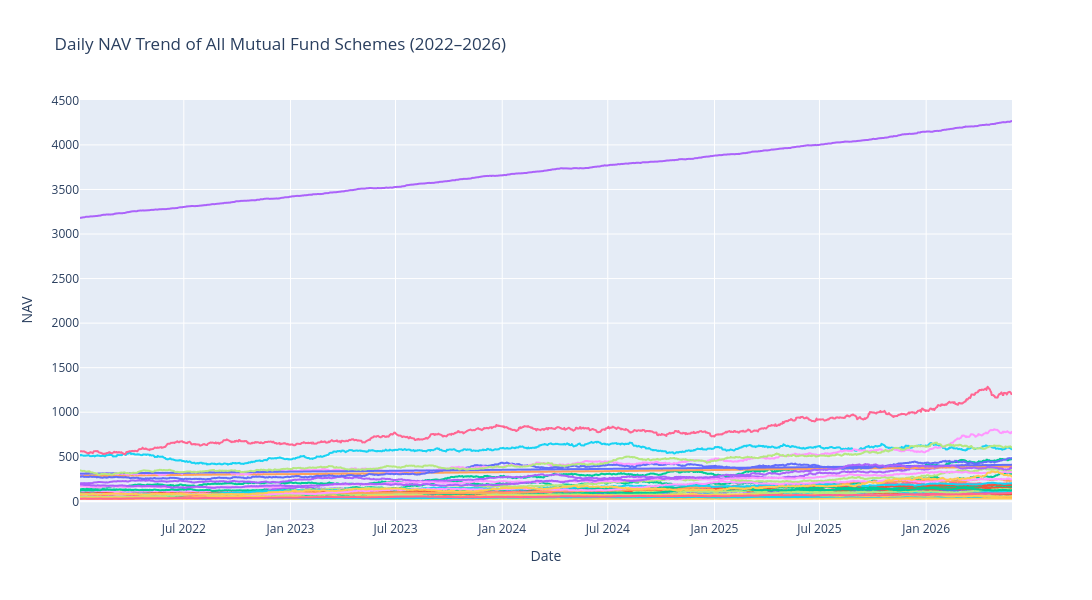

The notebook cell this image was saved under:
### Code cell
# Convert date column to datetime
nav["date"] = pd.to_datetime(nav["date"])

# Plot NAV trend for all schemes
fig = px.line(
    nav,
    x="date",
    y="nav",
    color="amfi_code",
    title="Daily NAV Trend of All Mutual Fund Schemes (2022–2026)"
)

fig.update_layout(
    width=1200,
    height=600,
    xaxis_title="Date",
    yaxis_title="NAV",
    showlegend=False
)

fig.show()

### Figure 1 — Plotly figure (JSON) as saved in the notebook; plotly's stock layout.template omitted (floating-point values rounded to 4 significant figures; data arrays with more than 128 entries replaced by an {"elided": "..."} marker saying what was removed)
{"data": [{"hovertemplate": "amfi_code=119551<br>date=%{x}<br>nav=%{y}<extra></extra>", "legendgroup": "119551", "line": {"color": "#636efa", "dash": "solid"}, "marker": {"symbol": "circle"}, "mode": "lines", "name": "119551", "showlegend": true, "type": "scattergl", "x": {"elided": "1150 str values"}, "xaxis": "x", "y": {"elided": "1150 float values"}, "yaxis": "y"}, {"hovertemplate": "amfi_code=119552<br>date=%{x}<br>nav=%{y}<extra></extra>", "legendgroup": "119552", "line": {"color": "#EF553B", "dash": "solid"}, "marker": {"symbol": "circle"}, "mode": "lines", "name": "119552", "showlegend": true, "type": "scattergl", "x": {"elided": "1150 str values"}, "xaxis": "x", "y": {"elided": "1150 float values"}, "yaxis": "y"}, {"hovertemplate": "amfi_code=119598<br>date=%{x}<br>nav=%{y}<extra></extra>", "legendgroup": "119598", "line": {"color": "#00cc96", "dash": "solid"}, "marker": {"symbol": "circle"}, "mode": "lines", "name": "119598", "showlegend": true, "type": "scattergl", "x": {"elided": "1150 str values"}, "xaxis": "x", "y": {"elided": "1150 float values"}, "yaxis": "y"}, {"hovertemplate": "amfi_code=119599<br>date=%{x}<br>nav=%{y}<extra></extra>", "legendgroup": "119599", "line": {"color": "#ab63fa", "dash": "solid"}, "marker": {"symbol": "circle"}, "mode": "lines", "name": "119599", "showlegend": true, "type": "scattergl", "x": {"elided": "1150 str values"}, "xaxis": "x", "y": {"elided": "1150 float values"}, "yaxis": "y"}, {"hovertemplate": "amfi_code=119120<br>date=%{x}<br>nav=%{y}<extra></extra>", "legendgroup": "119120", "line": {"color": "#FFA15A", "dash": "solid"}, "marker": {"symbol": "circle"}, "mode": "lines", "name": "119120", "showlegend": true, "type": "scattergl", "x": {"elided": "1150 str values"}, "xaxis": "x", "y": {"elided": "1150 float values"}, "yaxis": "y"}, {"hovertemplate": "amfi_code=100016<br>date=%{x}<br>nav=%{y}<extra></extra>", "legendgroup": "100016", "line": {"color": "#19d3f3", "dash": "solid"}, "marker": {"symbol": "circle"}, "mode": "lines", "name": "100016", "showlegend": true, "type": "scattergl", "x": {"elided": "1150 str values"}, "xaxis": "x", "y": {"elided": "1150 float values"}, "yaxis": "y"}, {"hovertemplate": "amfi_code=125497<br>date=%{x}<br>nav=%{y}<extra></extra>", "legendgroup": "125497", "line": {"color": "#FF6692", "dash": "solid"}, "marker": {"symbol": "circle"}, "mode": "lines", "name": "125497", "showlegend": true, "type": "scattergl", "x": {"elided": "1150 str values"}, "xaxis": "x", "y": {"elided": "1150 float values"}, "yaxis": "y"}, {"hovertemplate": "amfi_code=100033<br>date=%{x}<br>nav=%{y}<extra></extra>", "legendgroup": "100033", "line": {"color": "#B6E880", "dash": "solid"}, "marker": {"symbol": "circle"}, "mode": "lines", "name": "100033", "showlegend": true, "type": "scattergl", "x": {"elided": "1150 str values"}, "xaxis": "x", "y": {"elided": "1150 float values"}, "yaxis": "y"}, {"hovertemplate": "amfi_code=125498<br>date=%{x}<br>nav=%{y}<extra></extra>", "legendgroup": "125498", "line": {"color": "#FF97FF", "dash": "solid"}, "marker": {"symbol": "circle"}, "mode": "lines", "name": "125498", "showlegend": true, "type": "scattergl", "x": {"elided": "1150 str values"}, "xaxis": "x", "y": {"elided": "1150 float values"}, "yaxis": "y"}, {"hovertemplate": "amfi_code=100025<br>date=%{x}<br>nav=%{y}<extra></extra>", "legendgroup": "100025", "line": {"color": "#FECB52", "dash": "solid"}, "marker": {"symbol": "circle"}, "mode": "lines", "name": "100025", "showlegend": true, "type": "scattergl", "x": {"elided": "1150 str values"}, "xaxis": "x", "y": {"elided": "1150 float values"}, "yaxis": "y"}, {"hovertemplate": "amfi_code=120503<br>date=%{x}<br>nav=%{y}<extra></extra>", "legendgroup": "120503", "line": {"color": "#636efa", "dash": "solid"}, "marker": {"symbol": "circle"}, "mode": "lines", "name": "120503", "showlegend": true, "type": "scattergl", "x": {"elided": "1150 str values"}, "xaxis": "x", "y": {"elided": "1150 float values"}, "yaxis": "y"}, {"hovertemplate": "amfi_code=120504<br>date=%{x}<br>nav=%{y}<extra></extra>", "legendgroup": "120504", "line": {"color": "#EF553B", "dash": "solid"}, "marker": {"symbol": "circle"}, "mode": "lines", "name": "120504", "showlegend": true, "type": "scattergl", "x": {"elided": "1150 str values"}, "xaxis": "x", "y": {"elided": "1150 float values"}, "yaxis": "y"}, {"hovertemplate": "amfi_code=120505<br>date=%{x}<br>nav=%{y}<extra></extra>", "legendgroup": "120505", "line": {"color": "#00cc96", "dash": "solid"}, "marker": {"symbol": "circle"}, "mode": "lines", "name": "120505", "showlegend": true, "type": "scattergl", "x": {"elided": "1150 str values"}, "xaxis": "x", "y": {"elided": "1150 float values"}, "yaxis": "y"}, {"hovertemplate": "amfi_code=120506<br>date=%{x}<br>nav=%{y}<extra></extra>", "legendgroup": "120506", "line": {"color": "#ab63fa", "dash": "solid"}, "marker": {"symbol": "circle"}, "mode": "lines", "name": "120506", "showlegend": true, "type": "scattergl", "x": {"elided": "1150 str values"}, "xaxis": "x", "y": {"elided": "1150 float values"}, "yaxis": "y"}, {"hovertemplate": "amfi_code=120507<br>date=%{x}<br>nav=%{y}<extra></extra>", "legendgroup": "120507", "line": {"color": "#FFA15A", "dash": "solid"}, "marker": {"symbol": "circle"}, "mode": "lines", "name": "120507", "showlegend": true, "type": "scattergl", "x": {"elided": "1150 str values"}, "xaxis": "x", "y": {"elided": "1150 float values"}, "yaxis": "y"}, {"hovertemplate": "amfi_code=118632<br>date=%{x}<br>nav=%{y}<extra></extra>", "legendgroup": "118632", "line": {"color": "#19d3f3", "dash": "solid"}, "marker": {"symbol": "circle"}, "mode": "lines", "name": "118632", "showlegend": true, "type": "scattergl", "x": {"elided": "1150 str values"}, "xaxis": "x", "y": {"elided": "1150 float values"}, "yaxis": "y"}, {"hovertemplate": "amfi_code=118633<br>date=%{x}<br>nav=%{y}<extra></extra>", "legendgroup": "118633", "line": {"color": "#FF6692", "dash": "solid"}, "marker": {"symbol": "circle"}, "mode": "lines", "name": "118633", "showlegend": true, "type": "scattergl", "x": {"elided": "1150 str values"}, "xaxis": "x", "y": {"elided": "1150 float values"}, "yaxis": "y"}, {"hovertemplate": "amfi_code=118634<br>date=%{x}<br>nav=%{y}<extra></extra>", "legendgroup": "118634", "line": {"color": "#B6E880", "dash": "solid"}, "marker": {"symbol": "circle"}, "mode": "lines", "name": "118634", "showlegend": true, "type": "scattergl", "x": {"elided": "1150 str values"}, "xaxis": "x", "y": {"elided": "1150 float values"}, "yaxis": "y"}, {"hovertemplate": "amfi_code=118635<br>date=%{x}<br>nav=%{y}<extra></extra>", "legendgroup": "118635", "line": {"color": "#FF97FF", "dash": "solid"}, "marker": {"symbol": "circle"}, "mode": "lines", "name": "118635", "showlegend": true, "type": "scattergl", "x": {"elided": "1150 str values"}, "xaxis": "x", "y": {"elided": "1150 float values"}, "yaxis": "y"}, {"hovertemplate": "amfi_code=118636<br>date=%{x}<br>nav=%{y}<extra></extra>", "legendgroup": "118636", "line": {"color": "#FECB52", "dash": "solid"}, "marker": {"symbol": "circle"}, "mode": "lines", "name": "118636", "showlegend": true, "type": "scattergl", "x": {"elided": "1150 str values"}, "xaxis": "x", "y": {"elided": "1150 float values"}, "yaxis": "y"}, {"hovertemplate": "amfi_code=120841<br>date=%{x}<br>nav=%{y}<extra></extra>", "legendgroup": "120841", "line": {"color": "#636efa", "dash": "solid"}, "marker": {"symbol": "circle"}, "mode": "lines", "name": "120841", "showlegend": true, "type": "scattergl", "x": {"elided": "1150 str values"}, "xaxis": "x", "y": {"elided": "1150 float values"}, "yaxis": "y"}, {"hovertemplate": "amfi_code=120842<br>date=%{x}<br>nav=%{y}<extra></extra>", "legendgroup": "120842", "line": {"color": "#EF553B", "dash": "solid"}, "marker": {"symbol": "circle"}, "mode": "lines", "name": "120842", "showlegend": true, "type": "scattergl", "x": {"elided": "1150 str values"}, "xaxis": "x", "y": {"elided": "1150 float values"}, "yaxis": "y"}, {"hovertemplate": "amfi_code=120843<br>date=%{x}<br>nav=%{y}<extra></extra>", "legendgroup": "120843", "line": {"color": "#00cc96", "dash": "solid"}, "marker": {"symbol": "circle"}, "mode": "lines", "name": "120843", "showlegend": true, "type": "scattergl", "x": {"elided": "1150 str values"}, "xaxis": "x", "y": {"elided": "1150 float values"}, "yaxis": "y"}, {"hovertemplate": "amfi_code=120844<br>date=%{x}<br>nav=%{y}<extra></extra>", "legendgroup": "120844", "line": {"color": "#ab63fa", "dash": "solid"}, "marker": {"symbol": "circle"}, "mode": "lines", "name": "120844", "showlegend": true, "type": "scattergl", "x": {"elided": "1150 str values"}, "xaxis": "x", "y": {"elided": "1150 float values"}, "yaxis": "y"}, {"hovertemplate": "amfi_code=119092<br>date=%{x}<br>nav=%{y}<extra></extra>", "legendgroup": "119092", "line": {"color": "#FFA15A", "dash": "solid"}, "marker": {"symbol": "circle"}, "mode": "lines", "name": "119092", "showlegend": true, "type": "scattergl", "x": {"elided": "1150 str values"}, "xaxis": "x", "y": {"elided": "1150 float values"}, "yaxis": "y"}, {"hovertemplate": "amfi_code=119093<br>date=%{x}<br>nav=%{y}<extra></extra>", "legendgroup": "119093", "line": {"color": "#19d3f3", "dash": "solid"}, "marker": {"symbol": "circle"}, "mode": "lines", "name": "119093", "showlegend": true, "type": "scattergl", "x": {"elided": "1150 str values"}, "xaxis": "x", "y": {"elided": "1150 float values"}, "yaxis": "y"}, {"hovertemplate": "amfi_code=119094<br>date=%{x}<br>nav=%{y}<extra></extra>", "legendgroup": "119094", "line": {"color": "#FF6692", "dash": "solid"}, "marker": {"symbol": "circle"}, "mode": "lines", "name": "119094", "showlegend": true, "type": "scattergl", "x": {"elided": "1150 str values"}, "xaxis": "x", "y": {"elided": "1150 float values"}, "yaxis": "y"}, {"hovertemplate": "amfi_code=119095<br>date=%{x}<br>nav=%{y}<extra></extra>", "legendgroup": "119095", "line": {"color": "#B6E880", "dash": "solid"}, "marker": {"symbol": "circle"}, "mode": "lines", "name": "119095", "showlegend": true, "type": "scattergl", "x": {"elided": "1150 str values"}, "xaxis": "x", "y": {"elided": "1150 float values"}, "yaxis": "y"}, {"hovertemplate": "amfi_code=101206<br>date=%{x}<br>nav=%{y}<extra></extra>", "legendgroup": "101206", "line": {"color": "#FF97FF", "dash": "solid"}, "marker": {"symbol": "circle"}, "mode": "lines", "name": "101206", "showlegend": true, "type": "scattergl", "x": {"elided": "1150 str values"}, "xaxis": "x", "y": {"elided": "1150 float values"}, "yaxis": "y"}, {"hovertemplate": "amfi_code=101207<br>date=%{x}<br>nav=%{y}<extra></extra>", "legendgroup": "101207", "line": {"color": "#FECB52", "dash": "solid"}, "marker": {"symbol": "circle"}, "mode": "lines", "name": "101207", "showlegend": true, "type": "scattergl", "x": {"elided": "1150 str values"}, "xaxis": "x", "y": {"elided": "1150 float values"}, "yaxis": "y"}, {"hovertemplate": "amfi_code=101208<br>date=%{x}<br>nav=%{y}<extra></extra>", "legendgroup": "101208", "line": {"color": "#636efa", "dash": "solid"}, "marker": {"symbol": "circle"}, "mode": "lines", "name": "101208", "showlegend": true, "type": "scattergl", "x": {"elided": "1150 str values"}, "xaxis": "x", "y": {"elided": "1150 float values"}, "yaxis": "y"}, {"hovertemplate": "amfi_code=102885<br>date=%{x}<br>nav=%{y}<extra></extra>", "legendgroup": "102885", "line": {"color": "#EF553B", "dash": "solid"}, "marker": {"symbol": "circle"}, "mode": "lines", "name": "102885", "showlegend": true, "type": "scattergl", "x": {"elided": "1150 str values"}, "xaxis": "x", "y": {"elided": "1150 float values"}, "yaxis": "y"}, {"hovertemplate": "amfi_code=102886<br>date=%{x}<br>nav=%{y}<extra></extra>", "legendgroup": "102886", "line": {"color": "#00cc96", "dash": "solid"}, "marker": {"symbol": "circle"}, "mode": "lines", "name": "102886", "showlegend": true, "type": "scattergl", "x": {"elided": "1150 str values"}, "xaxis": "x", "y": {"elided": "1150 float values"}, "yaxis": "y"}, {"hovertemplate": "amfi_code=102887<br>date=%{x}<br>nav=%{y}<extra></extra>", "legendgroup": "102887", "line": {"color": "#ab63fa", "dash": "solid"}, "marker": {"symbol": "circle"}, "mode": "lines", "name": "102887", "showlegend": true, "type": "scattergl", "x": {"elided": "1150 str values"}, "xaxis": "x", "y": {"elided": "1150 float values"}, "yaxis": "y"}, {"hovertemplate": "amfi_code=148567<br>date=%{x}<br>nav=%{y}<extra></extra>", "legendgroup": "148567", "line": {"color": "#FFA15A", "dash": "solid"}, "marker": {"symbol": "circle"}, "mode": "lines", "name": "148567", "showlegend": true, "type": "scattergl", "x": {"elided": "1150 str values"}, "xaxis": "x", "y": {"elided": "1150 float values"}, "yaxis": "y"}, {"hovertemplate": "amfi_code=148568<br>date=%{x}<br>nav=%{y}<extra></extra>", "legendgroup": "148568", "line": {"color": "#19d3f3", "dash": "solid"}, "marker": {"symbol": "circle"}, "mode": "lines", "name": "148568", "showlegend": true, "type": "scattergl", "x": {"elided": "1150 str values"}, "xaxis": "x", "y": {"elided": "1150 float values"}, "yaxis": "y"}, {"hovertemplate": "amfi_code=148569<br>date=%{x}<br>nav=%{y}<extra></extra>", "legendgroup": "148569", "line": {"color": "#FF6692", "dash": "solid"}, "marker": {"symbol": "circle"}, "mode": "lines", "name": "148569", "showlegend": true, "type": "scattergl", "x": {"elided": "1150 str values"}, "xaxis": "x", "y": {"elided": "1150 float values"}, "yaxis": "y"}, {"hovertemplate": "amfi_code=149322<br>date=%{x}<br>nav=%{y}<extra></extra>", "legendgroup": "149322", "line": {"color": "#B6E880", "dash": "solid"}, "marker": {"symbol": "circle"}, "mode": "lines", "name": "149322", "showlegend": true, "type": "scattergl", "x": {"elided": "1150 str values"}, "xaxis": "x", "y": {"elided": "1150 float values"}, "yaxis": "y"}, {"hovertemplate": "amfi_code=149323<br>date=%{x}<br>nav=%{y}<extra></extra>", "legendgroup": "149323", "line": {"color": "#FF97FF", "dash": "solid"}, "marker": {"symbol": "circle"}, "mode": "lines", "name": "149323", "showlegend": true, "type": "scattergl", "x": {"elided": "1150 str values"}, "xaxis": "x", "y": {"elided": "1150 float values"}, "yaxis": "y"}, {"hovertemplate": "amfi_code=149324<br>date=%{x}<br>nav=%{y}<extra></extra>", "legendgroup": "149324", "line": {"color": "#FECB52", "dash": "solid"}, "marker": {"symbol": "circle"}, "mode": "lines", "name": "149324", "showlegend": true, "type": "scattergl", "x": {"elided": "1150 str values"}, "xaxis": "x", "y": {"elided": "1150 float values"}, "yaxis": "y"}], "layout": {"height": 600, "legend": {"title": {"text": "amfi_code"}, "tracegroupgap": 0}, "showlegend": false, "title": {"text": "Daily NAV Trend of All Mutual Fund Schemes (2022–2026)"}, "width": 1200, "xaxis": {"anchor": "y", "domain": [0, 1], "title": {"text": "Date"}}, "yaxis": {"anchor": "x", "domain": [0, 1], "title": {"text": "NAV"}}}}
